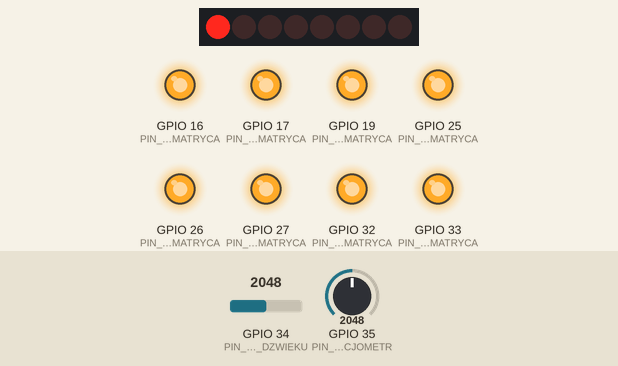
Simulated run of this program. Board: ESP32. Shown: 8 shift-register outputs drawn as a row of LEDs (first output left, lit = HIGH), output pins drawn as LEDs (lit = HIGH). Wiring (inferred from the names in the program): shift register (74HC595): data GPIO 14; shift clock GPIO 5; latch GPIO 18. Wiring (inferred from the signals the program sends): row of LEDs: on Q0, Q1, Q2, Q3, Q4, Q5, Q6, Q7. The inputs (shaded band) are chosen by the test bench; at power-on: GPIO 34 (PIN_AO_CZ_DZWIEKU) = 2048, GPIO 35 (PIN_POTENCJOMETR) = 2048. Pins used as bus, display or sensor lines are not drawn.

Above: at 1.2 s.
1.3 s: GPIO 34 (PIN_AO_CZ_DZWIEKU) set to 2866
At 2.05 s:
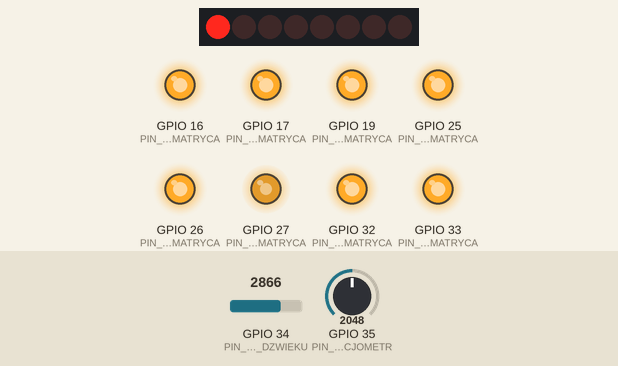
3.7 s: GPIO 35 (PIN_POTENCJOMETR) set to 2866
6.7 s: GPIO 34 (PIN_AO_CZ_DZWIEKU) set to 4095
At 7.24 s:
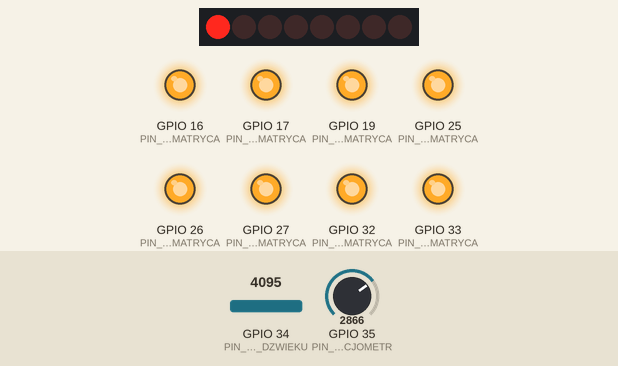
8.2 s: GPIO 34 (PIN_AO_CZ_DZWIEKU) set to 3603
At 8.52 s:
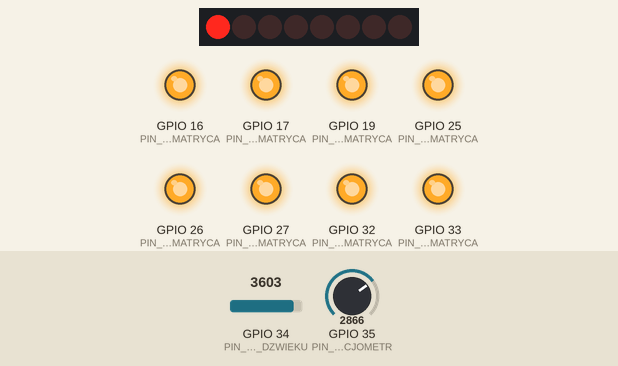
9.7 s: GPIO 34 (PIN_AO_CZ_DZWIEKU) set to 2047
At 10.01 s:
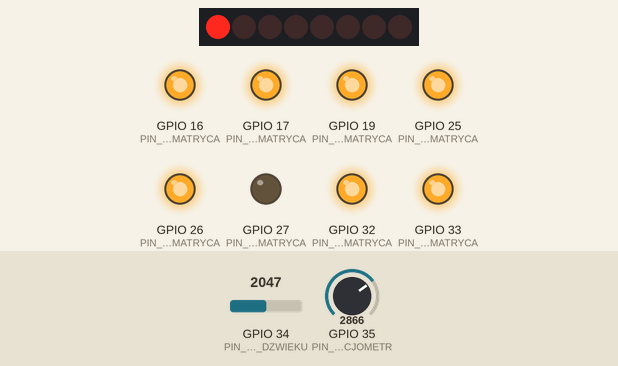
Timing chart, 0 to 13.4 s (numbered marks = the images above; inputs shaded):
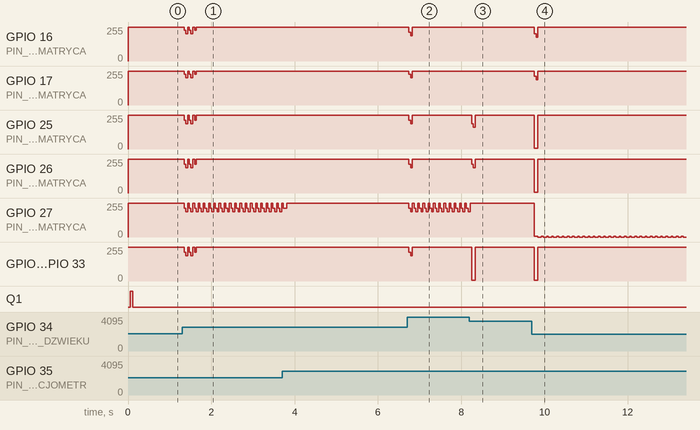

Measured:
- after the input at 1.3 s, GPIO 16 (PIN_PIN11_MATRYCA), GPIO 17 (PIN_PIN15_MATRYCA): 255/255 → 229/255 after 0.05 s, then repeats every 0.13 s: 203/255 0.05 s, 255/255 0.04 s, 229/255 0.04 s, until it stays 255/255 from 1.6 s
- after the input at 6.7 s, GPIO 16 (PIN_PIN11_MATRYCA): 255/255 → 216/255 after 0.05 s, → 190/255 0.04 s later, → 255/255 0.04 s later; GPIO 17 (PIN_PIN15_MATRYCA): 255/255 → 229/255 after 0.05 s, → 203/255 0.04 s later, → 255/255 0.04 s later
- after the input at 8.2 s, GPIO 25 (PIN_PIN4_MATRYCA): 255/255 → 190/255 after 0.05 s, → 164/255 0.04 s later, → 255/255 0.04 s later; GPIO 26 (PIN_PIN10_MATRYCA): 255/255 → 216/255 after 0.05 s, → 190/255 0.04 s later, → 255/255 0.04 s later
- after the input at 9.7 s, GPIO 16 (PIN_PIN11_MATRYCA): 255/255 → 203/255 after 0.06 s, → 177/255 0.04 s later, → 255/255 0.04 s later; GPIO 17 (PIN_PIN15_MATRYCA): 255/255 → 216/255 after 0.06 s, → 190/255 0.04 s later, → 255/255 0.04 s later

The program:

main.cpp
```cpp
#include <Arduino.h>
#define PIN_AO_CZ_DZWIEKU 34
#define PIN_POTENCJOMETR 35
#define PIN_DS_REJESTR 14
#define PIN_STCP_REJESTR 18
#define PIN_SHCP_REJESTR 5
#define PIN_PIN13_MATRYCA 32
#define PIN_PIN3_MATRYCA 33
#define PIN_PIN4_MATRYCA 25
#define PIN_PIN10_MATRYCA 26
#define PIN_PIN6_MATRYCA 27
#define PIN_PIN11_MATRYCA 16
#define PIN_PIN15_MATRYCA 17
#define PIN_PIN16_MATRYCA 19
unsigned long poprzednie_wskazanie_czasu=0;
const int piny_kolumn[8]={32,33,25,26,27,16,17,19};
struct LiczbaZespolona {
    double rzeczywista;
    double urojona;
};
const int liczba_probek=64;
float probki_zebrane[liczba_probek];
LiczbaZespolona tablica_wartosci_poprzestawianych_bitami[liczba_probek];
int fs=8000;
int indeks=0;
int rozdzielczosc=fs/liczba_probek;
float odstep_czasowy_w_micro_sekundach=(1.0/fs)*1000000;
float sinusy[liczba_probek/2]={0};
float cosinusy[liczba_probek/2]={0};
const int liczba_kolumn_matrycy=8;
float granice_dla_poszczegolnych_kolumn[liczba_kolumn_matrycy];
int pierwszy_uzyteczny_indeks_FFT=1;

void bit_reversal (int ilosc_probek, byte* tab_bitow_po_odwroceniu){
  int na_ilu_bitach=log2(ilosc_probek);
  byte tab_bitow_przed_odwroceniem[ilosc_probek];
  byte maska =(0b00000001<<na_ilu_bitach)-1;
  for (int i=0; i<ilosc_probek; i++){
    tab_bitow_przed_odwroceniem[i]=maska&i;
  }
      for (int i=0; i<ilosc_probek; i++){
        byte analizowany_bajt=tab_bitow_przed_odwroceniem[i];
        byte odwrocony_bajt=0;
        for (int j=0; j<na_ilu_bitach; j++){
          odwrocony_bajt=odwrocony_bajt<<1;
          odwrocony_bajt|=analizowany_bajt&1;
          analizowany_bajt>>=1;
        }
        tab_bitow_po_odwroceniu[i]=odwrocony_bajt;
  }
}
void setup() {
  pinMode(PIN_AO_CZ_DZWIEKU, INPUT);
  pinMode(PIN_POTENCJOMETR, INPUT);
  pinMode(PIN_DS_REJESTR, OUTPUT);
  pinMode(PIN_STCP_REJESTR, OUTPUT);
  pinMode(PIN_SHCP_REJESTR, OUTPUT);
  pinMode(PIN_PIN13_MATRYCA, OUTPUT);
  pinMode(PIN_PIN3_MATRYCA, OUTPUT);
  pinMode(PIN_PIN4_MATRYCA, OUTPUT);
  pinMode(PIN_PIN10_MATRYCA, OUTPUT);
  pinMode(PIN_PIN6_MATRYCA, OUTPUT);
  pinMode(PIN_PIN11_MATRYCA, OUTPUT);
  pinMode(PIN_PIN15_MATRYCA, OUTPUT);
  pinMode(PIN_PIN16_MATRYCA, OUTPUT);
  for (int i=0; i<=7; i++){
    digitalWrite(piny_kolumn[i], HIGH);
  }
  Serial.begin(115200);
  float kat_bazowy =(2*PI)/liczba_probek;
  for (int potega=0; potega<32; potega++){
    float kat=potega*kat_bazowy;
    cosinusy[potega]=cos(kat);
    sinusy[potega]=sin(kat);
  }

  int ostatni_uzyteczny_indeks_FFT=32;
  int ostatnia_szerokosc=0;
  for ( int i=0; i<liczba_kolumn_matrycy; i++){
    granice_dla_poszczegolnych_kolumn[i]=(pierwszy_uzyteczny_indeks_FFT*pow(ostatni_uzyteczny_indeks_FFT/pierwszy_uzyteczny_indeks_FFT, (i+1.0)/liczba_kolumn_matrycy))-ostatnia_szerokosc;
    ostatnia_szerokosc+=granice_dla_poszczegolnych_kolumn[i];
  }

}

void loop() {
unsigned long aktualne_wskazanie_czasu=micros();
if (aktualne_wskazanie_czasu-poprzednie_wskazanie_czasu>=odstep_czasowy_w_micro_sekundach){
probki_zebrane[indeks]=analogRead(PIN_AO_CZ_DZWIEKU);
indeks++;
poprzednie_wskazanie_czasu=aktualne_wskazanie_czasu;
}
if (indeks==64){
byte tab_bitow_po_odwroceniu[liczba_probek];
bit_reversal(liczba_probek, tab_bitow_po_odwroceniu);

for (int i=0; i<liczba_probek; i++){
  int indeks_w_tablicy_docelowej=tab_bitow_po_odwroceniu[i];
  tablica_wartosci_poprzestawianych_bitami[indeks_w_tablicy_docelowej].rzeczywista=probki_zebrane[i];
  tablica_wartosci_poprzestawianych_bitami[indeks_w_tablicy_docelowej].urojona=0; //zeby po prostu wyzerowac po poprzednim przejsciu loop
}
//L= wielkosc grupy na zerowym etapie
for (int L=2; L<=liczba_probek; L*=2){
  int skok_w_danej_grupie=L/2; //skok to tez liczba motylkow na danym etapie, ale motylki numeruje sie od 0
  int ilosc_grup_L_elementowych=liczba_probek/L;
  //glowna petla for musi dotyczyc czegos zwiazanego z iloscia grup na danym etapie

  for (int g=0; g<ilosc_grup_L_elementowych; g++){
    int indeks_poczatku_dla_kolejnej_grupy=(g*L);
    int m=0;
    for (int i=indeks_poczatku_dla_kolejnej_grupy; (i+skok_w_danej_grupie)<(L*(g+1)); i++){
      int potega=m*(liczba_probek/L);
      float probka_A_rzeczywista=tablica_wartosci_poprzestawianych_bitami[i].rzeczywista;
      float probka_A_urojona=tablica_wartosci_poprzestawianych_bitami[i].urojona;
      float probka_B_rzeczywista=tablica_wartosci_poprzestawianych_bitami[i+skok_w_danej_grupie].rzeczywista;
      float probka_B_urojona=tablica_wartosci_poprzestawianych_bitami[i+skok_w_danej_grupie].urojona;
      float B_przeskalowana_cz_rzeczywista=(probka_B_rzeczywista*cosinusy[potega])+(probka_B_urojona*sinusy[potega]);
      float B_przeskalowana_cz_urojona=(probka_B_urojona*cosinusy[potega])-(probka_B_rzeczywista*sinusy[potega]);
      float nowe_A_rzeczywiste=probka_A_rzeczywista+B_przeskalowana_cz_rzeczywista;
      float nowe_A_urojone=probka_A_urojona+B_przeskalowana_cz_urojona;
      float nowe_B_rzeczywiste=probka_A_rzeczywista-B_przeskalowana_cz_rzeczywista;
      float nowe_B_urojone=probka_A_urojona-B_przeskalowana_cz_urojona;
      tablica_wartosci_poprzestawianych_bitami[i].rzeczywista=nowe_A_rzeczywiste;
      tablica_wartosci_poprzestawianych_bitami[i].urojona=nowe_A_urojone;
      tablica_wartosci_poprzestawianych_bitami[i+skok_w_danej_grupie].rzeczywista=nowe_B_rzeczywiste;
      tablica_wartosci_poprzestawianych_bitami[i+skok_w_danej_grupie].urojona=nowe_B_urojone;
      m++;
    }

  }

  //wewnetrzna petla for musi dotyczyc czegos z indeksacja wewnatrz tych pomniejszych grup i operacji na nich, motyki tez
}
float widmo_tab[(liczba_probek/2)+1];
for (int i=0; i<=liczba_probek/2; i++){
  float re=tablica_wartosci_poprzestawianych_bitami[i].rzeczywista;
  float im=tablica_wartosci_poprzestawianych_bitami[i].urojona;
  float widmo=sqrt((re*re)+(im*im));
  widmo_tab[i]=widmo;
}

int j=pierwszy_uzyteczny_indeks_FFT;
float widmo_tab_uporzadkowane[liczba_kolumn_matrycy];
for (int i=0; i<liczba_kolumn_matrycy; i++){
  float najwieksza_wartosc_z_danej_grupy=0;
  for (int k=j; k<j+granice_dla_poszczegolnych_kolumn[i]; k++){
    if (widmo_tab[k]>najwieksza_wartosc_z_danej_grupy){
      najwieksza_wartosc_z_danej_grupy=widmo_tab[k];
      widmo_tab_uporzadkowane[i]=najwieksza_wartosc_z_danej_grupy;
    }
  }
  j+=granice_dla_poszczegolnych_kolumn[i];
}
int odczyt_potencjometru=analogRead(PIN_POTENCJOMETR);
byte bit_bazowy=0b00000001;
float widmo_tab_do_wyslania[liczba_kolumn_matrycy];
long int limit_skali_fft = map(odczyt_potencjometru, 0, 4095, 50, 4800);;
for (int i=0; i<liczba_kolumn_matrycy; i++){
  int ilosc_diod=map(widmo_tab_uporzadkowane[i], 0, limit_skali_fft, 0, 8);
  widmo_tab_do_wyslania[i] = constrain(ilosc_diod, 0, 8);
}

for (int i=0; i<liczba_kolumn_matrycy; i++){
  for (int j=0; j<=7; j++){
    digitalWrite(piny_kolumn[j], HIGH);
  }
  byte bit_do_wyslania=bit_bazowy<<i;
  digitalWrite(PIN_STCP_REJESTR, LOW);
  shiftOut(PIN_DS_REJESTR, PIN_SHCP_REJESTR, LSBFIRST, bit_do_wyslania);
  digitalWrite(PIN_STCP_REJESTR, HIGH);
  for (int k=0; k<liczba_kolumn_matrycy; k++){
      if (widmo_tab_do_wyslania[k]>i){
        digitalWrite(piny_kolumn[k], LOW);
      }
      else {
        digitalWrite(piny_kolumn[k], HIGH);
      }
  }
  delay (2);
}
poprzednie_wskazanie_czasu=micros();
indeks=0;
}

}
```
